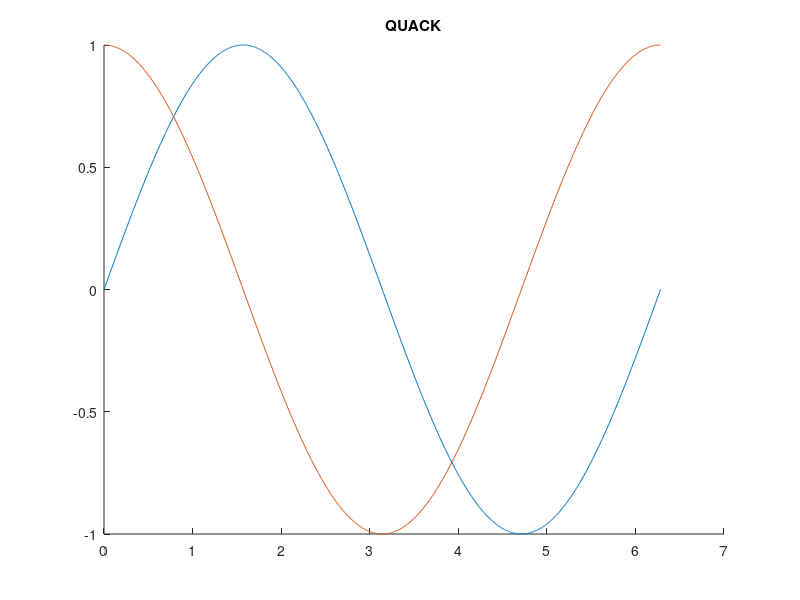

MATLAB code for this plot:
%Viene generata una tabulazione della funzione sin(x)
%in corrispondenza di punti equispaziati nell'intervallo [0,pi]
%input: numero di valori da generare
%output: tabulazione (stampa)
n= 1000
x=linspace(0,2*pi,n);
y=sin(x);
z=cos(x);
w=sin(x).^2+cos(x).^2;


close all
figure(1)
hold on
title("QUACK")

plot(x,y)
plot(x,z)

